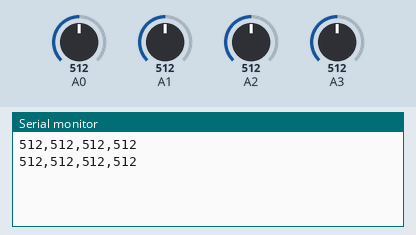
The sketch below on a simulated Arduino Uno, built with avr-gcc and run on an emulated ATmega328P. Shown: the last lines printed to the serial monitor. The inputs (shaded band) are chosen by the test bench; at power-on: A0 = 512, A1 = 512, A2 = 512, A3 = 512.

Above: at 1.2 s.
1.3 s: A0 set to 716
At 2.6 s:
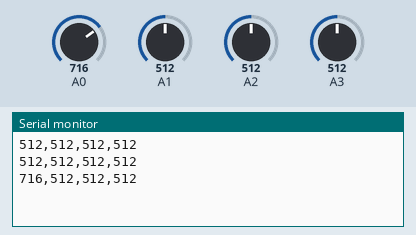
2.8 s: A1 set to 716
At 4.0 s:
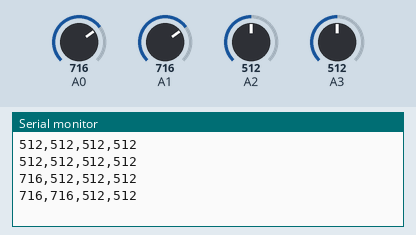
4.3 s: A2 set to 716
At 4.3 s:
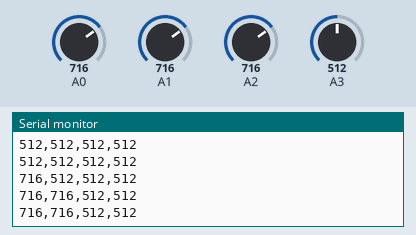
5.8 s: A3 set to 716
At 6.9 s:
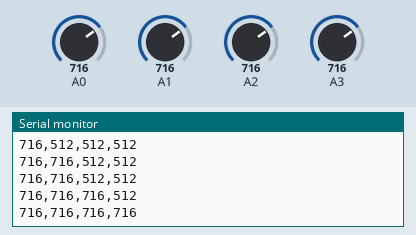
7.3 s: A0 set to 992
At 7.7 s:
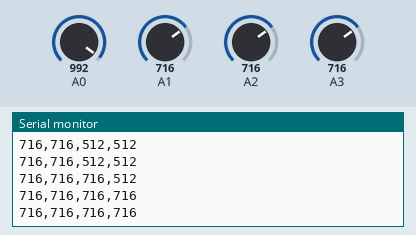
8.8 s: A1 set to 992
At 10.2 s:
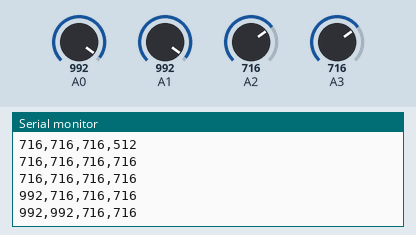
Timing chart, 0 to 11.3 s (numbered marks = the images above; inputs shaded):
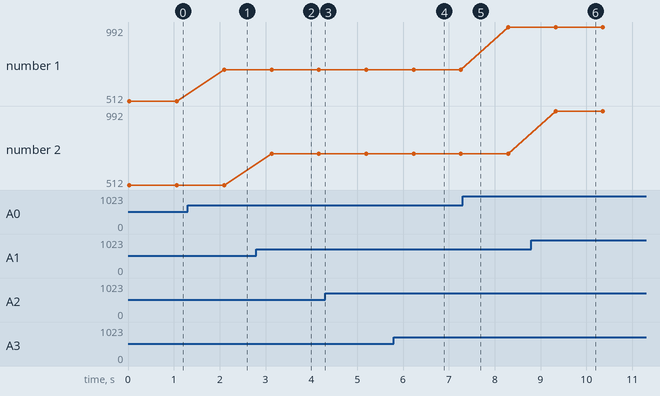

The sketch:

Ejercicio_MODA.ino
```cpp
// Procesamiento de datos - Cálculo de MODA
// Se utilizan 4 potenciómetros para registrar métricas.
// Normalmente, se lee una única vez el valor del sensor, pero aquí hacemos un preprocesamiento
// para calcular la moda de cada potenciómetro.

// Pines analógicos para los potenciómetros
int pot1 = A0;
int pot2 = A1;
int pot3 = A2;
int pot4 = A3;

// Configuración de lecturas
int totLecturas = 30;       // Total de lecturas (teorema del límite central)
int lecturas1[30];          // Vector para almacenar las lecturas del potenciómetro 1
int lecturas2[30];          // Vector para almacenar las lecturas del potenciómetro 2
int lecturas3[30];          // Vector para almacenar las lecturas del potenciómetro 3
int lecturas4[30];          // Vector para almacenar las lecturas del potenciómetro 4

void setup() {
  Serial.begin(9600);       // Inicializar comunicación serial
}

// Función para capturar lecturas del potenciómetro
void capturarLecturas(int pin, int *lecturas) {
  for (int i = 0; i < totLecturas; i++) {
    lecturas[i] = analogRead(pin);
    delayMicroseconds(100); // Pausa breve entre lecturas
  }
}

// Función para calcular la moda de un vector de lecturas
int calcularModa(int *lecturas) {
  int frecuencia[1024] = {0};  // Array para contar las frecuencias (valores de 0 a 1023)
  int moda = 0, maxFrecuencia = 0;

  // Contar frecuencias
  for (int i = 0; i < totLecturas; i++) {
    frecuencia[lecturas[i]]++;
  }

  // Encontrar el valor con la mayor frecuencia
  for (int i = 0; i < 1024; i++) {
    if (frecuencia[i] > maxFrecuencia) {
      maxFrecuencia = frecuencia[i];
      moda = i;
    }
  }

  return moda;
}

void loop() {
  // Capturar lecturas de los potenciómetros
  capturarLecturas(pot1, lecturas1);
  capturarLecturas(pot2, lecturas2);
  capturarLecturas(pot3, lecturas3);
  capturarLecturas(pot4, lecturas4);

  // Calcular las modas
  int moda1 = calcularModa(lecturas1);
  int moda2 = calcularModa(lecturas2);
  int moda3 = calcularModa(lecturas3);
  int moda4 = calcularModa(lecturas4);

  // Enviar los resultados al puerto serial
  Serial.print(moda1);
  Serial.print(",");
  Serial.print(moda2);
  Serial.print(",");
  Serial.print(moda3);
  Serial.print(",");
  Serial.println(moda4); // Usar println para indicar el fin de la línea

  delay(1000); // Esperar un segundo antes de la siguiente iteración
}
```

Measured:
- after the input at 1.3 s, the serial monitor: prints a new line after 0.80 s (image 1)
- after the input at 2.8 s, the serial monitor: prints a new line after 0.33 s (image 2)
- after the input at 5.8 s, the serial monitor: prints a new line after 0.43 s (image 4)
- after the input at 8.8 s, the serial monitor: prints a new line after 0.53 s (image 6)
- plotted number 1: 512 → 716 after the input at 1.3 s, 716 → 992 after the input at 7.3 s
